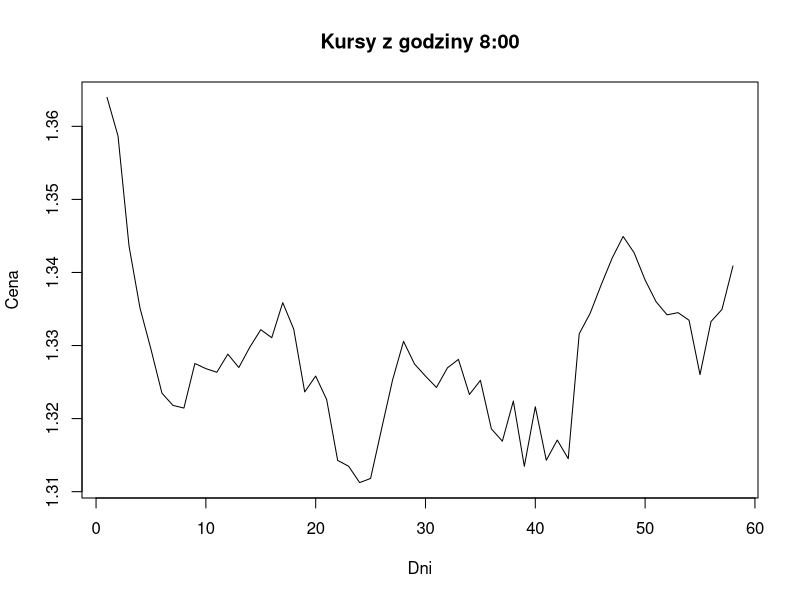
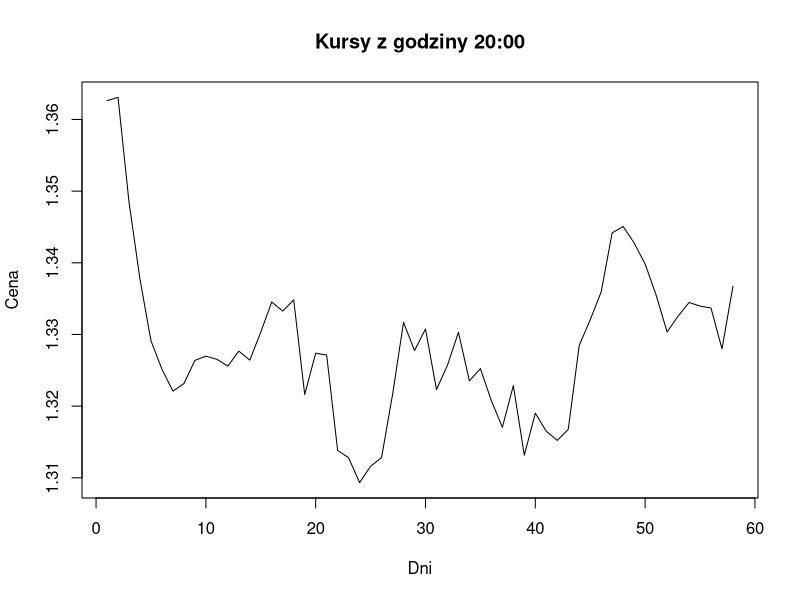
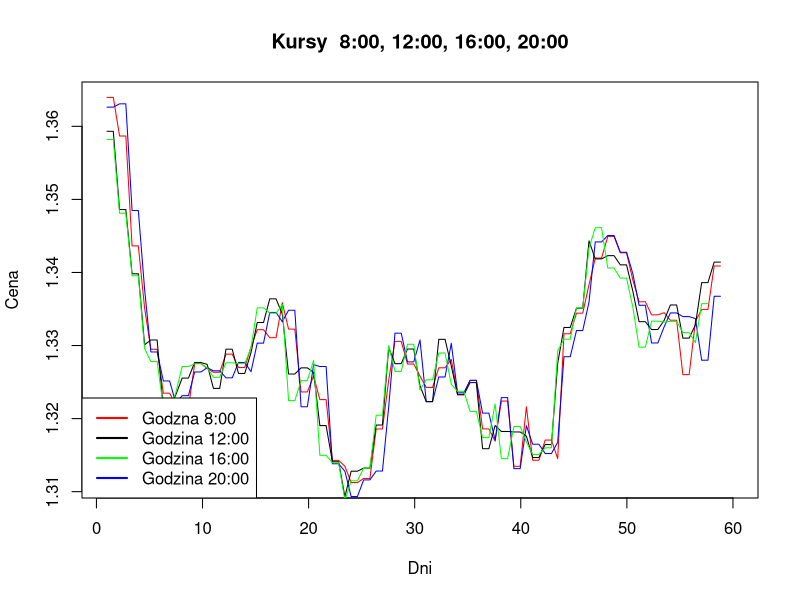
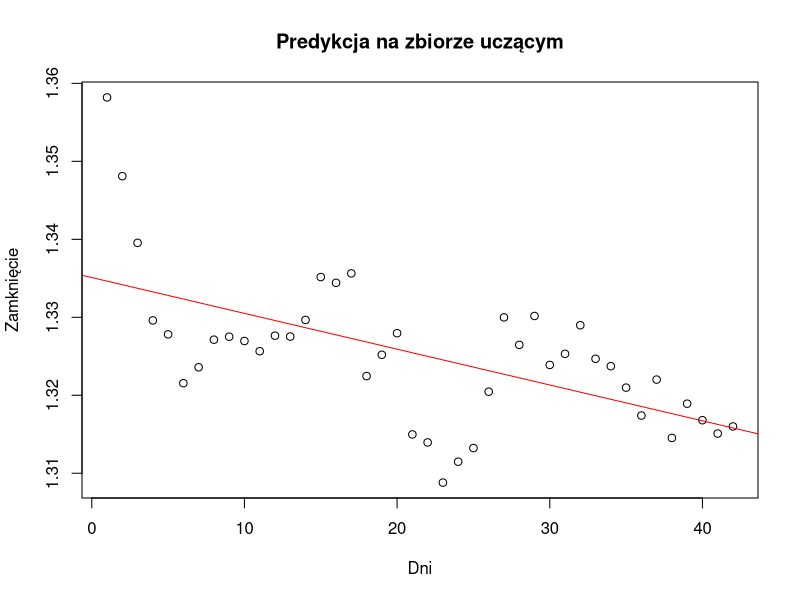
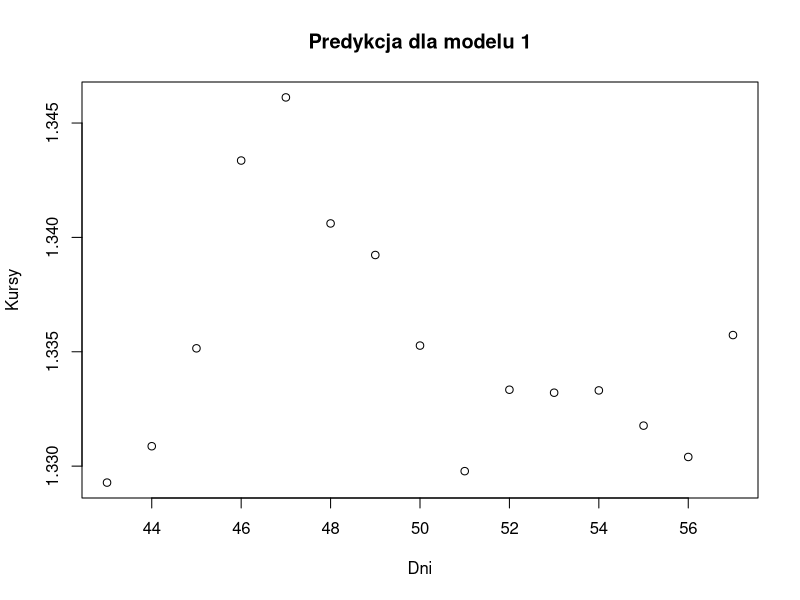

Reproduce these figures in R, in order. (Note: this script raises an error after producing the figures.)
## ---- chunk 1
knitr::opts_chunk$set(echo = TRUE)
## ---- chunk 2
dane <- read.csv2(file = 'pKolanowska-USDCAD.csv', header = TRUE)
dane_8 <- dane[dane$Godzina == 80000, ]
dane_12 <- dane[dane$Godzina == 120000, ]
dane_16 <- dane[dane$Godzina == 160000, ]
dane_20 <- dane[dane$Godzina == 200000, ]

head(dane_8)
## ---- chunk 3
x=1:58 

wykres_1<-plot(x, dane_8$Zamkniecie, type="l",main="Kursy z godziny 8:00", xlab="Dni", ylab="Cena")
wykres_2<-plot(x,dane_20$Zamkniecie, type="l",main="Kursy z godziny 20:00", xlab="Dni", ylab="Cena")
## ---- chunk 4
curve(dane_8$Zamkniecie[x], from=1, to=60,type="l", main="Kursy  8:00, 12:00, 16:00, 20:00", xlab="Dni", ylab="Cena", col="red")
curve(dane_20$Zamkniecie[x], from=1, to=60, col="blue", add=TRUE)
curve(dane_12$Zamkniecie[x], from=1, to=60, col="black", add=TRUE)
curve(dane_16$Zamkniecie[x], from=1, to=60, col="green", add=TRUE)
legend("bottomleft",legend=c("Godzna 8:00", "Godzina 12:00", "Godzina 16:00", "Godzina 20:00"), col=c("red","black","green", "blue"), lwd=2)
## ---- chunk 5
dane_16$t <- 1:length(dane_16$Zamkniecie)
## ---- chunk 6
p<-15
N<-length(dane_16$Zamkniecie)
zb_uczacy<-dane_16[1:(N-p), ] 
zb_testowy<-dane_16[(N-p+1):N,]
## ---- chunk 7
model1<-lm(Zamkniecie~t, d=zb_uczacy)
plot(zb_uczacy$t, zb_uczacy$Zamkniecie, main = "Predykcja na zbiorze uczącym", xlab="Dni", ylab="Zamknięcie")
abline(model1, col = "red")
## ---- chunk 8
b<-coef(model1)[1]
a<-coef(model1)[2]
plot(zb_testowy$t, zb_testowy$Zamkniecie, main = "Predykcja dla modelu 1", xlab="Dni", ylab="Kursy")
lines(zb_testowy$t, a*zb_testowy$t + b, col="red")

## ---- chunk 9
blad1=mean((zb_testowy$Zamkniecie-a*zb_testowy$t + b)^2)
blad1
stath1=sum((a*zb_testowy$t + b-zb_testowy$Zamkniecie)^2)/sum((zb_testowy$Zamkniecie)^2)
stath1
## ---- chunk 10
u<-40
zb_uczacy2<-dane_16[(N-p-u+1):(N-p), ] 
zb_testowy2<-dane_16[(N-p+1):N,]
model2<-lm(Zamkniecie~t, d=zb_uczacy2)
## ---- chunk 11
plot(zb_uczacy2$t, zb_uczacy2$Zamkniecie, main = "Predykcja na zbiorze uczącym", xlab="Dni", ylab="Zamkniecie")
abline(model2, col="blue")
## ---- chunk 12
b2<-coef(model2)[1]
a2<-coef(model2)[2]
plot(zb_testowy2$t, zb_testowy2$Zamkniecie, main = "Predykcja dla modelu 2", xlab="Dni", ylab="Kursy")
lines(zb_testowy2$t, a2*zb_testowy2$t + b2, col="blue")
## ---- chunk 13
blad2=mean((zb_testowy2$Zamkniecie-a2*zb_testowy2$t + b2)^2)
blad2
stath2=sum((a2*zb_testowy2$t +b2-zb_testowy2$Zamkniecie)^2)/sum((zb_testowy2$Zamkniecie)^2)
stath2
